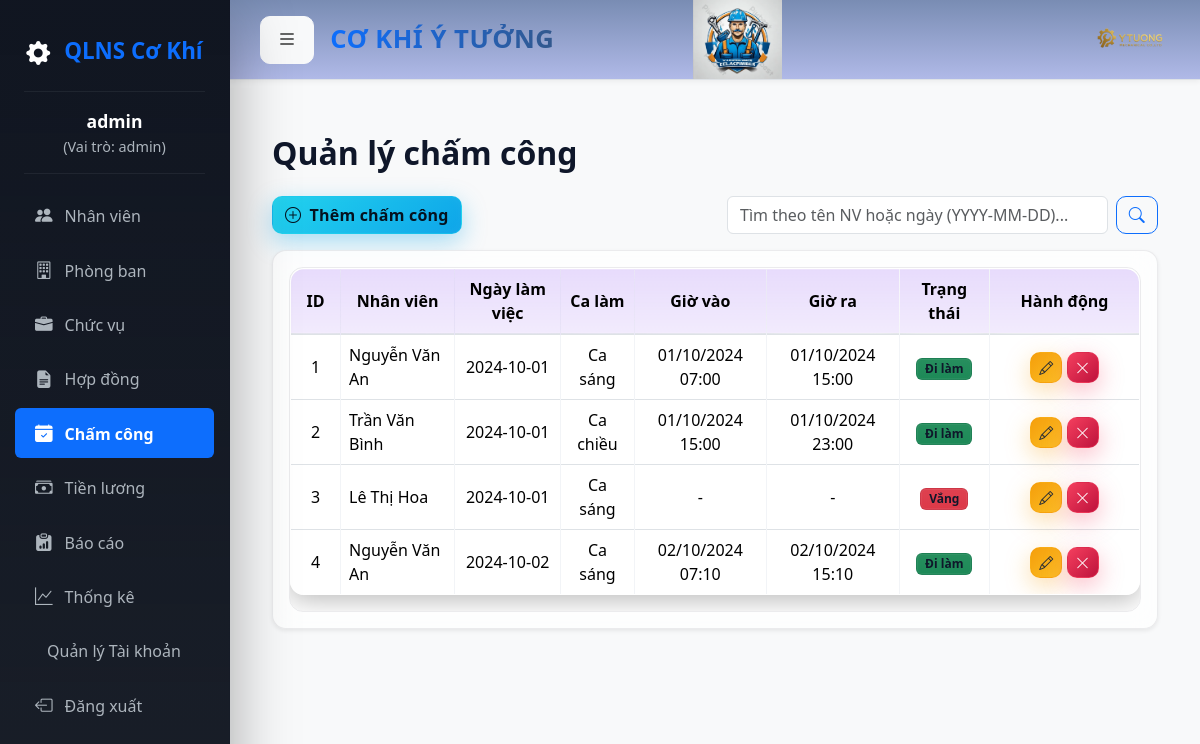
Screenshot of /attendance.php (signed in) with the database file from the repository.
### tables this page shows
CREATE TABLE attendance (
  id INT AUTO_INCREMENT PRIMARY KEY,
  employee_id INT,
  date DATE,
  clock_in DATETIME,
  clock_out DATETIME,
  shift_id INT,
  status ENUM('present','absent','leave','ot') DEFAULT 'present',
  FOREIGN KEY (employee_id) REFERENCES employees(id),
  FOREIGN KEY (shift_id) REFERENCES shifts(id)
);

CREATE TABLE employees (
  id INT AUTO_INCREMENT PRIMARY KEY,
  employee_code VARCHAR(50) UNIQUE,
  full_name VARCHAR(200),
  dob DATE,
  gender ENUM('M','F'),
  address VARCHAR(255),
  phone VARCHAR(50),
  email VARCHAR(150),
  join_date DATE,
  department_id INT,
  position_id INT,
  FOREIGN KEY (department_id) REFERENCES departments(id),
  FOREIGN KEY (position_id) REFERENCES positions(id)
);

CREATE TABLE shifts (
  id INT AUTO_INCREMENT PRIMARY KEY,
  name VARCHAR(100),
  start_time TIME,
  end_time TIME,
  hours DECIMAL(4,2)
);

### attendance.php (the view, shortened to what this page needs)
<?php
include "inc/header.php";
$search_term = $_GET['search'] ?? '';
$params = [];
$sql = "
    SELECT a.*, e.full_name, s.name AS shift_name
    FROM attendance a
    LEFT JOIN employees e ON a.employee_id = e.id
    LEFT JOIN shifts s ON a.shift_id = s.id
";
$sql .= " ORDER BY a.date ASC";
$stmt = $pdo->prepare($sql);
$stmt->execute($params);
$attendance = $stmt->fetchAll(PDO::FETCH_ASSOC);
?>
<div class="container-fluid mt-4">
    <h2 class="mb-4 fw-bold">Quản lý chấm công</h2>
    <div class="row mb-3">
        <div class="col-md-6 mb-2 mb-md-0">
            <button class="btn btn-success" data-bs-toggle="modal" data-bs-target="#addModal">
                <i class="bi bi-plus-circle me-1"></i> Thêm chấm công
            </button>
        </div>
        <div class="col-md-6">
            <form method="GET" class="d-flex">
                <input type="text" name="search" class="form-control me-2"
                    placeholder="Tìm theo tên NV hoặc ngày (YYYY-MM-DD)..."
                    value="<?= htmlspecialchars($search_term) ?>">
                <button type="submit" class="btn btn-outline-primary">
                    <i class="bi bi-search"></i>
                </button>
            </form>
        </div>
    </div>
    <div class="card shadow-sm glass">
        <div class="card-body">
            <div class="table-responsive">
                <table class="table table-bordered table-hover align-middle">
                    <thead class="text-center">
                        <tr>
                            <th width="50">ID</th>
                            <th>Nhân viên</th>
                            <th>Ngày làm việc</th>
                            <th>Ca làm</th>
                            <th>Giờ vào</th>
                            <th>Giờ ra</th>
                            <th>Trạng thái</th>
                            <th width="150">Hành động</th>
                        </tr>
                    </thead>
                    <tbody>
                        <?php $stt = 1; ?>
                        <?php foreach ($attendance as $a): ?>
                        <tr>
                            <td class="text-center"><?= $stt++ ?></td>
                            <td><?= htmlspecialchars($a['full_name'] ?? '---') ?></td>
                            <td class="text-center"><?= $a['date'] ?></td>
                            <td class="text-center"><?= htmlspecialchars($a['shift_name'] ?? '---') ?></td>
                            <td class="text-center">
                                <?= $a['clock_in'] ? date('d/m/Y H:i', strtotime($a['clock_in'])) : '-' ?></td>
                            <td class="text-center">
                                <?= $a['clock_out'] ? date('d/m/Y H:i', strtotime($a['clock_out'])) : '-' ?></td>
                            <td class="text-center">
                                <?php
                                switch($a['status']) {
                                    case 'present': echo '<span class="badge bg-success">Đi làm</span>'; break;
                                    case 'absent': echo '<span class="badge bg-danger">Vắng</span>'; break;
                                }
                                ?>
                            </td>
                            <td class="text-center">
                                <a href="#" class="btn btn-warning btn-sm" data-bs-toggle="modal"
                                    data-bs-target="#editModal<?= $a['id'] ?>" title="Sửa">
                                    <i class="bi bi-pencil"></i>
                                </a>
                                <a href="?delete=<?= $a['id'] ?>" class="btn btn-danger btn-sm"
                                    onclick="return confirm('Xóa bản ghi này?')" title="Xóa">
                                    <i class="bi bi-x-lg"></i>
                                </a>
                            </td>
                        </tr>
                        <?php endforeach; ?>
                    </tbody>
                </table>
            </div>
        </div>
    </div>
</div>
<?php include "inc/footer.php"; ?>

### inc/header.php (shortened to what this page needs)
<?php
$role = $_SESSION['role'];
$current_page = basename($_SERVER['PHP_SELF']);
function is_admin_or_hr() {
    global $role;
    return in_array($role, ['admin', 'hr']);
}
?>
<!DOCTYPE html>
<html lang="vi">
<head>
    <link href="https://cdn.jsdelivr.net/npm/bootstrap@5.3.2/dist/css/bootstrap.min.css" rel="stylesheet">
    <link rel="stylesheet" href="https://cdn.jsdelivr.net/npm/bootstrap-icons@1.11.3/font/bootstrap-icons.min.css">
    <link rel="stylesheet" href="assets/css/style.css">
</head>
<body>
    <div>
        <div class="sidebar flex-shrink-0">
            <a href="dashboard.php" class="sidebar-brand">
                <i class="bi bi-gear-fill me-2"></i>
                <span>QLNS Cơ Khí</span>
            </a>
            <hr class="sidebar-divider">
            <div class="user-panel">
                <span class="user-name"><?= htmlspecialchars($_SESSION['username']) ?></span>
                <span class="user-role">(Vai trò: <?= $role ?>)</span>
            </div>
            <hr class="sidebar-divider mt-0">
            <?php if(is_admin_or_hr()): ?>
            <a href="employees.php" class="nav-link <?php echo ($current_page == 'employees.php') ? 'active' : ''; ?>">
                <i class="bi bi-people-fill"></i>Nhân viên
            </a>
            <a href="departments.php"
                class="nav-link <?php echo ($current_page == 'departments.php') ? 'active' : ''; ?>">
                <i class="bi bi-building"></i>Phòng ban
            </a>
            <a href="positions.php" class="nav-link <?php echo ($current_page == 'positions.php') ? 'active' : ''; ?>">
                <i class="bi bi-briefcase-fill"></i>Chức vụ
            </a>
            <a href="contracts.php" class="nav-link <?php echo ($current_page == 'contracts.php') ? 'active' : ''; ?>">
                <i class="bi bi-file-earmark-text-fill"></i>Hợp đồng
            </a>
            <a href="attendance.php"
                class="nav-link <?php echo ($current_page == 'attendance.php') ? 'active' : ''; ?>">
                <i class="bi bi-calendar-check-fill"></i>Chấm công
            </a>
            <a href="payrolls.php" class="nav-link <?php echo ($current_page == 'payrolls.php') ? 'active' : ''; ?>">
                <i class="bi bi-cash-stack"></i>Tiền lương
            </a>
            <a href="reports.php" class="nav-link <?php echo ($current_page == 'reports.php') ? 'active' : ''; ?>">
                <i class="bi bi-clipboard-data-fill"></i>Báo cáo
            </a>
            <a href="stats.php" class="nav-link <?php echo ($current_page == 'stats.php') ? 'active' : ''; ?>">
                <i class="bi bi-graph-up"></i>Thống kê
            </a>
            <?php if ($role == 'admin'): ?>
            <a href="users.php" class="nav-link <?php echo ($current_page == 'users.php') ? 'active' : ''; ?>">
                <i class="bi bi-person-lock-fill"></i>Quản lý Tài khoản
            </a>
            <?php endif; ?>
            <?php endif; ?>
            <a href="logout.php" class="nav-link">
                <i class="bi bi-box-arrow-left"></i>Đăng xuất
            </a>
        </div>
        <div class="main-wrapper">
            <div class="topbar">
                <div class="d-flex align-items-center">
                    <button class="btn btn-light btn-lg me-3 d-none d-md-inline-block" id="sidebarToggleBtn"
                        type="button" title="Thu gọn/Mở rộng">
                        <i class="bi bi-list"></i>
                    </button>
                    <h1 class="topbar-title sparkle-text m-0"> CƠ KHÍ Ý TƯỞNG </h1>
                </div>
                <div class="topbar-center-image">
                    <img src="assets/img/bieutuong.png" alt="Ảnh banner trung tâm">
                </div>
                <div class="company-logo-top">
                    <img src="assets/img/logo.png" alt="Logo Công ty">
                </div>
            </div>
            <div class="content">

### inc/footer.php (shortened to what this page needs)
</div>
</body>
</html>

### inc/header.php (style rules this page uses)
body { background-color: #f8f9fa; font-family: 'Segoe UI', Tahoma, Geneva, Verdana, sans-serif; overflow-x: hidden; }
.sidebar { width: 230px; min-width: 230px; height: 100vh; position: fixed; top: 0; left: 0; background-color: #343a40; color: white; padding-top: 20px; z-index: 1000; overflow-y: auto; margin-left: 0; transition: margin-left 0.3s ease-in-out; }
.sidebar .sidebar-brand { font-size: 1.4rem; font-weight: 600; text-align: center; display: block; margin-bottom: 10px; padding: 10px 0; text-decoration: none; }
.sidebar .sidebar-brand .bi-gear-fill { font-size: 1.5rem; vertical-align: middle; color: white; }
.sidebar .sidebar-brand span { color: #0d6efd; }
.sidebar hr.sidebar-divider { margin: 0 1.5rem 1rem 1.5rem; border-top: 1px solid #495057; }
.sidebar .user-panel { padding: 0 20px 15px 20px; text-align: center; color: #adb5bd; }
.sidebar .user-panel .user-name { font-weight: 600; color: white; font-size: 1.1rem; display: block; }
.sidebar .user-panel .user-role { font-size: 0.9rem; }
.sidebar a.nav-link { color: #adb5bd; text-decoration: none; display: block; padding: 12px 20px; font-weight: 500; margin: 4px 15px; border-radius: 6px; }
.sidebar a.nav-link.active { background-color: #0d6efd; color: white; font-weight: 600; }
.sidebar a.nav-link .bi { margin-right: 12px; font-size: 1.1rem; }
.main-wrapper { margin-left: 230px; min-height: 100vh; background-color: #f8f9fa; transition: margin-left 0.3s ease-in-out; }
.topbar { background-color: #ffffff; padding: 0 30px; border-bottom: 1px solid #dee2e6; display: flex; justify-content: space-between; align-items: center; box-shadow: 0 2px 5px rgba(0, 0, 0, 0.05); height: 80px; }
.topbar-title { font-size: 1.6rem; font-weight: 600; color: #0d6efd; margin: 0; text-transform: uppercase; letter-spacing: 0.5px; flex-basis: 250px; }
.sparkle-text { background: linear-gradient(90deg, #0d6efd, #454d55, #0d6efd); background-size: 300% 100%; -webkit-background-clip: text; -webkit-text-fill-color: transparent; animation: sparkle-animation 5s linear infinite; font-weight: 700; }
.topbar-center-image { flex-grow: 1; text-align: center; height: 100%; }
.topbar-center-image img { height: 100%; width: auto; max-width: 100%; object-fit: contain; }
.company-logo-top { height: 80px; display: flex; align-items: center; justify-content: flex-end; flex-basis: 250px; }
.company-logo-top img { height: 80px; width: auto; object-fit: contain; }
.content { margin-left: 0 !important; padding: 30px; }

### rows the page displays
attendance: employee.full_name "Nguyễn Văn An", date "2024-10-01", shift.name "Ca sáng", clock_in "01/10/2024 07:00", clock_out "01/10/2024 15:00", status "Đi làm"
attendance: employee.full_name "Trần Văn Bình", date "2024-10-01", shift.name "Ca chiều", clock_in "01/10/2024 15:00", clock_out "01/10/2024 23:00", status "Đi làm"
attendance: employee.full_name "Lê Thị Hoa", date "2024-10-01", shift.name "Ca sáng", status "Vắng"
attendance: employee.full_name "Nguyễn Văn An", date "2024-10-02", shift.name "Ca sáng", clock_in "02/10/2024 07:10", clock_out "02/10/2024 15:10", status "Đi làm"

### other values shown
$_SESSION['username'] "admin"
$role "admin"
